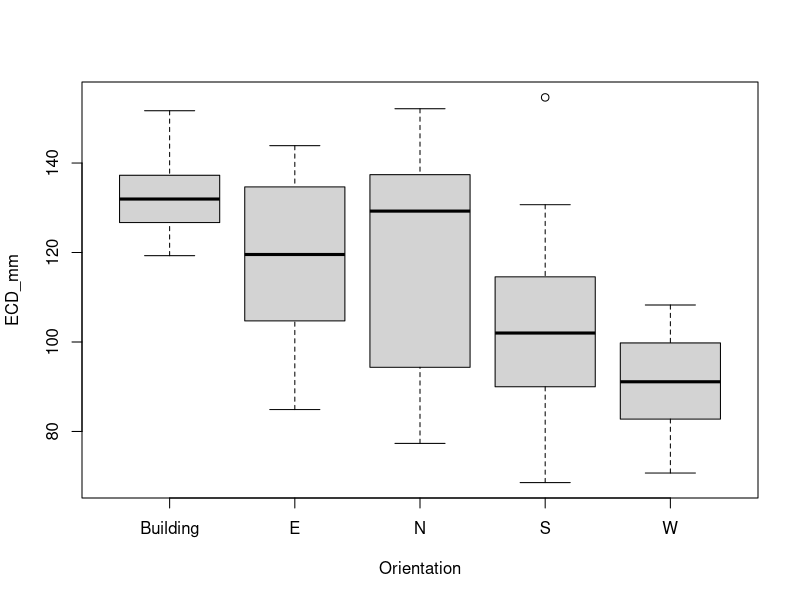
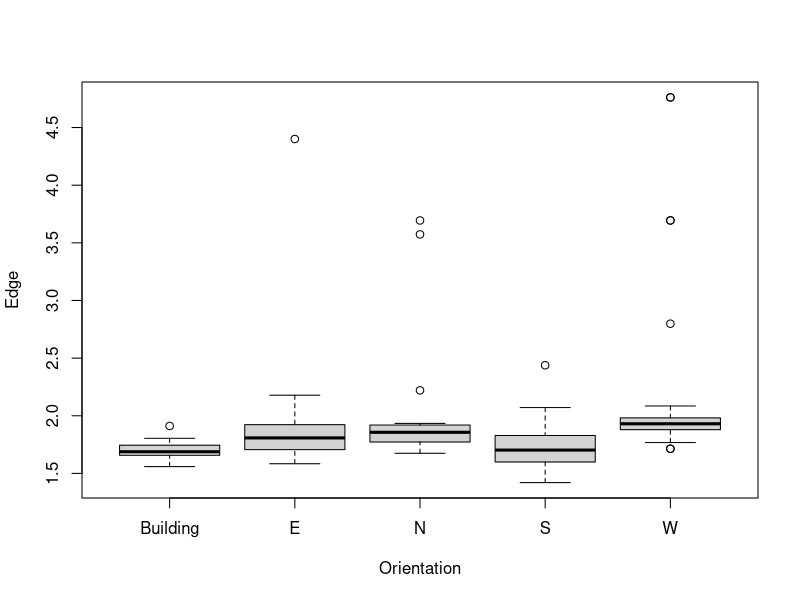
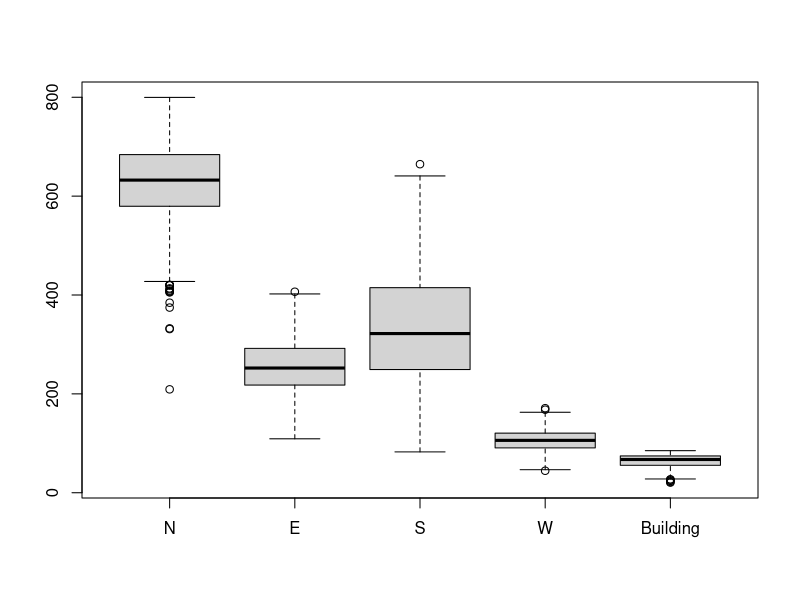
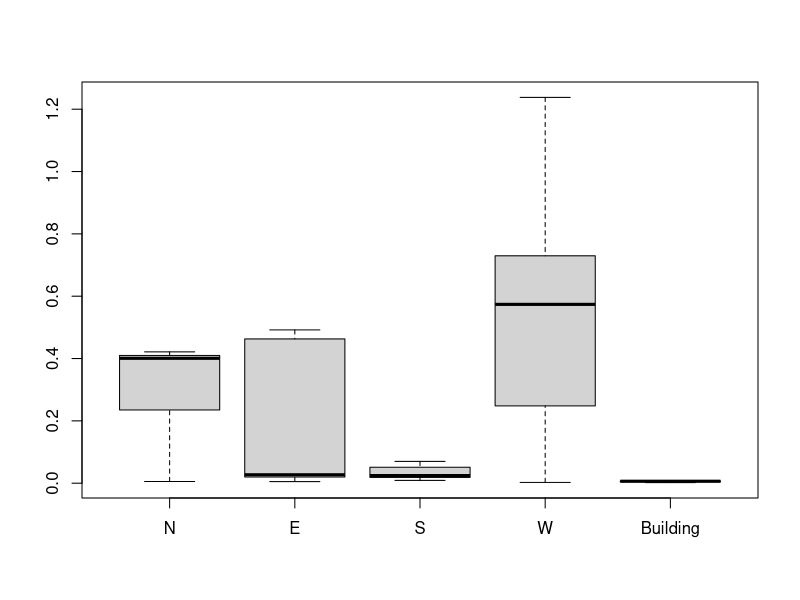

These figures' R source, in order:
leafdata = read.csv("leavesstats.csv")
Edge = leafdata$Perimeter_mm/(pi*leafdata$ECD_mm)
leafdata = data.frame(leafdata,Edge)

data.building = leafdata[leafdata$shade=="Building",]
data.norm = leafdata[leafdata$shade!="Building",]
data.building$Orientation = "Building"
leafdata = rbind(data.norm,data.building) # sepcial treatment to building shade data

boxplot(ECD_mm~Orientation,data = leafdata)
boxplot(Edge~Orientation,data = leafdata)

ECD.lm = lm(ECD_mm~Orientation,data = leafdata[leafdata$shade!='Building',])
ECD.anova = anova(ECD.lm)

Edge.lm = lm(Edge~Orientation,data = leafdata[leafdata$shade!='Building',])
Edge.anova = anova(Edge.lm)


n.bootstrap = 1000
n.sample = 15

oris = c("N","E","S","W","Building")
bootstrap.area.vars = data.frame(matrix(0,nrow = n.bootstrap,ncol = 5))
colnames(bootstrap.area.vars)=oris

bootstrap.edge.vars = data.frame(matrix(0,nrow = n.bootstrap,ncol = 5))
colnames(bootstrap.edge.vars)=oris
for(ori in 1:5){
	for(i in 1:n.bootstrap){
	data.temp = leafdata[leafdata$Orientation==oris[ori],]
	bootstrapsample.area = data.temp$ECD_mm[sample.int(nrow(data.temp),n.sample)]
	bootstrap.area.vars[i,ori] = var(bootstrapsample.area)

	bootstrapsample.edge = data.temp$Edge[sample.int(nrow(data.temp),n.sample)]
	bootstrap.edge.vars[i,ori] = var(bootstrapsample.edge)
  
  }
 }
boxplot(bootstrap.area.vars)
boxplot(bootstrap.edge.vars)

boot.data.reshape = data.frame(ECD.var = matrix( as.matrix(bootstrap.area.vars),nrow = 5*n.bootstrap,ncol = 1)
                               ,Edge.var = matrix( as.matrix(bootstrap.edge.vars),nrow = 5*n.bootstrap,ncol = 1)
                               ,Orientation = rep(colnames(bootstrap.area.vars),each = n.bootstrap))

ECD.var.lm = lm(ECD.var~Orientation,data = boot.data.reshape)
anova(ECD.var.lm)

Edge.var.lm = lm(Edge.var~Orientation,data = boot.data.reshape)
anova(Edge.var.lm)




